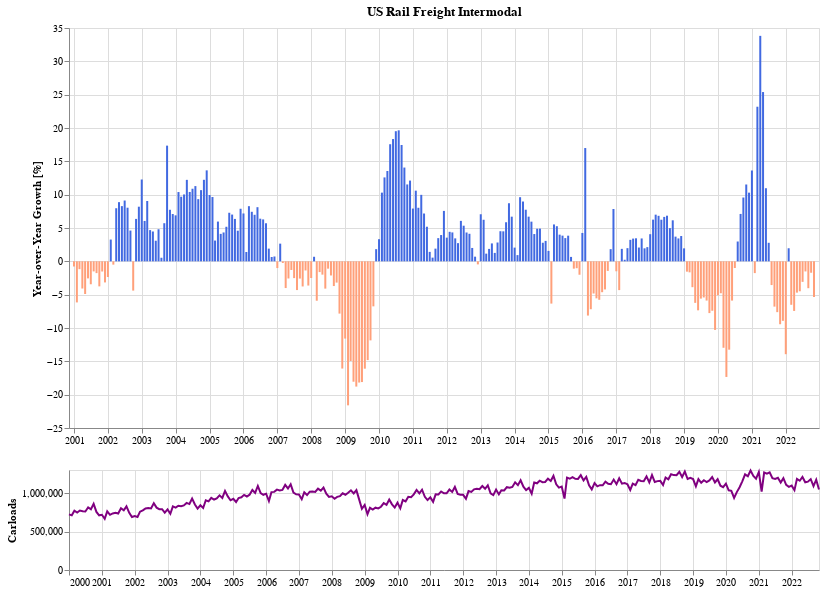

Notebook source saved alongside this figure:
### Markdown cell above
## Rail Freight Intermodal

### Code cell
doComboChart(df_af, metric='RAIL_FRT_INTERMODAL', title='US Rail Freight Intermodal', label='Carloads')

### Figure 1 — Vega-Lite specification as saved in the notebook (floating-point values rounded to 4 significant figures; data arrays with more than 128 entries replaced by an {"elided": "..."} marker saying what was removed)
{"config": {"view": {"continuousWidth": 400, "continuousHeight": 300}}, "vconcat": [{"mark": {"type": "bar", "color": "blue", "width": 2}, "encoding": {"color": {"condition": {"value": "lightsalmon", "test": "datum['yoy'] < 0"}, "value": "royalblue"}, "tooltip": [{"field": "dt", "format": "%b %Y", "type": "temporal"}, {"field": "RAIL_FRT_INTERMODAL", "format": ",.02f", "type": "quantitative"}], "x": {"axis": {"title": ""}, "field": "dt", "impute": {"value": null}, "scale": {"domain": {"selection": "selector004"}}, "type": "temporal"}, "y": {"axis": {"title": "Year-over-Year Growth [%]"}, "field": "yoy", "impute": {"keyvals": [400, 1000], "method": "value"}, "type": "quantitative"}}, "height": 400, "title": "US Rail Freight Intermodal", "transform": [{"window": [{"op": "lag", "field": "RAIL_FRT_INTERMODAL", "param": 12, "as": "previous"}], "sort": [{"field": "dt"}]}, {"calculate": "((datum['RAIL_FRT_INTERMODAL'] - datum.previous) / datum.previous) * 100", "as": "yoy"}], "width": 750}, {"mark": {"type": "line", "color": "purple"}, "encoding": {"tooltip": [{"field": "dt", "format": "%b %Y", "type": "temporal"}, {"field": "RAIL_FRT_INTERMODAL", "format": ",.02f", "type": "quantitative"}], "x": {"axis": {"title": ""}, "field": "dt", "type": "temporal"}, "y": {"axis": {"title": "Carloads"}, "field": "RAIL_FRT_INTERMODAL", "type": "quantitative"}}, "height": 100, "selection": {"selector004": {"type": "interval", "encodings": ["x"]}}, "width": 750}], "background": "white", "data": {"name": "data-5b377dcb4921f4146cfdc51d70b1a9c7"}, "$schema": "https://vega.github.io/schema/vega-lite/v4.17.0.json", "datasets": {"data-5b377dcb4921f4146cfdc51d70b1a9c7": {"elided": "275 records"}}}
